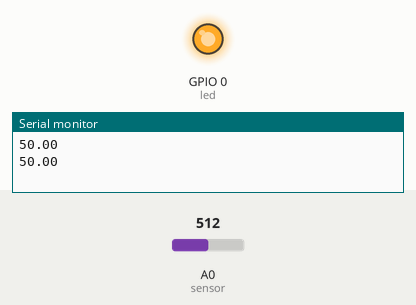
Simulated run of this sketch. Board: ESP8266 (NodeMCU). Shown: output pins drawn as LEDs (lit = HIGH), the last lines printed to the serial monitor. Dashed ring = blinking. Inputs (shaded band) come from the test bench; at power-on: A0 (sensor) = 512. WiFi joins after 1.5 s; servers stay silent unless stated.

Above: at 3.0 s.
3.1 s: A0 (sensor) set to 502
At 4.0 s:
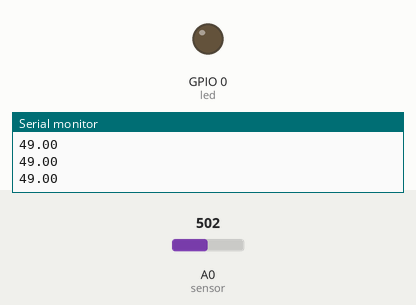
4.8 s: A0 (sensor) set to 716
At 8.7 s:
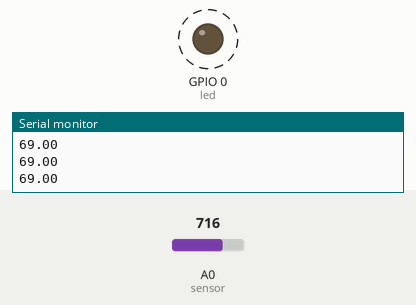
8.8 s: A0 (sensor) set to 511
At 9.9 s:
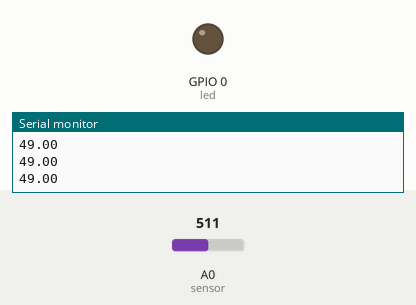
10.3 s: A0 (sensor) set to 900
At 10.7 s:
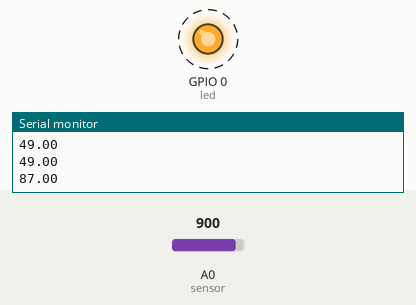
Timing chart, 0 to 15.3 s (numbered marks = the images above; inputs shaded):
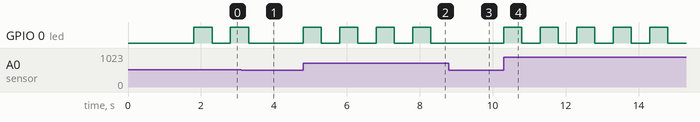

Measured:
- the behaviour switches between 512 and 511 on A0 (sensor) (found by bisection; images 0 and 1)
- after the input at 3.1 s, GPIO 0 (led): goes on until 3.3 s, then stays LOW
- after the input at 4.8 s, GPIO 0 (led): alternates HIGH for 0.50 s and LOW for 0.50 s, starting at once
- after the input at 8.8 s, GPIO 0 (led): stays LOW (without the input it goes to HIGH after 0.00 s)
- after the input at 10.3 s, GPIO 0 (led): alternates HIGH for 0.50 s and LOW for 0.50 s, starting at once

The sketch:

Blynk.ino
```cpp
/*************************************************************

  You’ll need:
   - Blynk IoT app (download from App Store or Google Play)
   - ESP8266 board
   - Decide how to connect to Blynk
     (USB, Ethernet, Wi-Fi, Bluetooth, ...)

  There is a bunch of great example sketches included to show you how to get
  started. Think of them as LEGO bricks  and combine them as you wish.
  For example, take the Ethernet Shield sketch and combine it with the
  Servo example, or choose a USB sketch and add a code from SendData
  example.
 *************************************************************/

// Template ID, Device Name and Auth Token are provided by the Blynk.Cloud
// See the Device Info tab, or Template settings
#define BLYNK_TEMPLATE_ID "-"
#define BLYNK_DEVICE_NAME "Lolin"
#define BLYNK_AUTH_TOKEN "-"


// Comment this out to disable prints and save space
#define BLYNK_PRINT Serial


#include <ESP8266WiFi.h>
#include <BlynkSimpleEsp8266.h>

char auth[] = BLYNK_AUTH_TOKEN;

// Your WiFi credentials.
// Set password to "" for open networks.
char ssid[] = "-";
char pass[] = "-";

float sensor = A0;
int analogState = 0;

int led = 0;
//int led1 = 5;
//int led2 = 4;
WidgetLED ledW(5);
WidgetLED ledW2(4);

BlynkTimer timer;

// V1 LED Widget is blinking
void blinkLedWidget()
{
  if (ledW.getValue()) {
    ledW.off();
    Serial.println("LED on LED 1: off");
  } else {
    ledW.on();
    Serial.println("LED on LED 1: on");
  }
  if (ledW2.getValue()) {
    ledW2.off();
    Serial.println("LED on LED 2: off");
  } else {
    ledW2.on();
    Serial.println("LED on LED 2: on");
  }
}
/*void gauge(){
  analogState = analogRead(sensor);
  //int luz = (analogState*100)/999.00;
  Blynk.virtualWrite(V1, analogState);
}*/

void setup()
{
  // Debug console
  Serial.begin(115200);
  pinMode(led,OUTPUT);
  //pinMode(led1,OUTPUT);
  //pinMode(led2,OUTPUT);
  Blynk.begin(auth, ssid, pass);
  pinMode(A0, INPUT);
  // You can also specify server:
  //Blynk.begin(auth, ssid, pass, "blynk.cloud", 80);
  //Blynk.begin(auth, ssid, pass, IPAddress(192,168,1,100), 8080);
}

void loop()
{
  analogState = analogRead(sensor);
  float luz = (analogState*100)/1023;
  Blynk.virtualWrite(V1, luz);
  Serial.println(luz);
  if(luz>=50){
    //digitalWrite(led1,HIGH);
    //digitalWrite(led2,HIGH);
    digitalWrite(led,HIGH);
    delay(500);
    digitalWrite(led,LOW);
    delay(500);

  }else{
    digitalWrite(led,LOW);
    /*
    digitalWrite(led1,LOW);
    digitalWrite(led2,LOW);
    delay(500);
    digitalWrite(led1,HIGH);
    digitalWrite(led2,HIGH);
    delay(500);
    */
  }
  Blynk.run();
  timer.run();
  // You can inject your own code or combine it with other sketches.
  // Check other examples on how to communicate with Blynk. Remember
  // to avoid delay() function!
}
```
